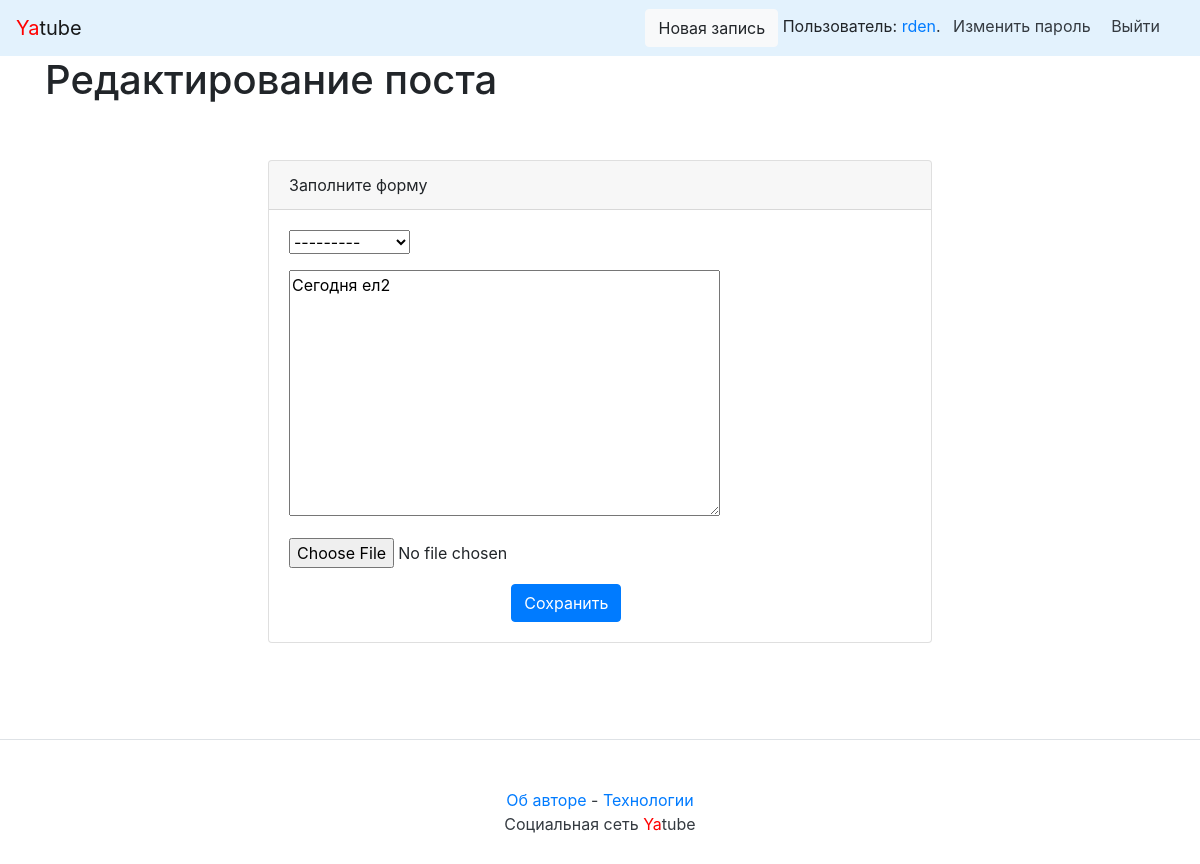
/rden/41/edit/ (signed in), run on an earlier commit of the app's database.
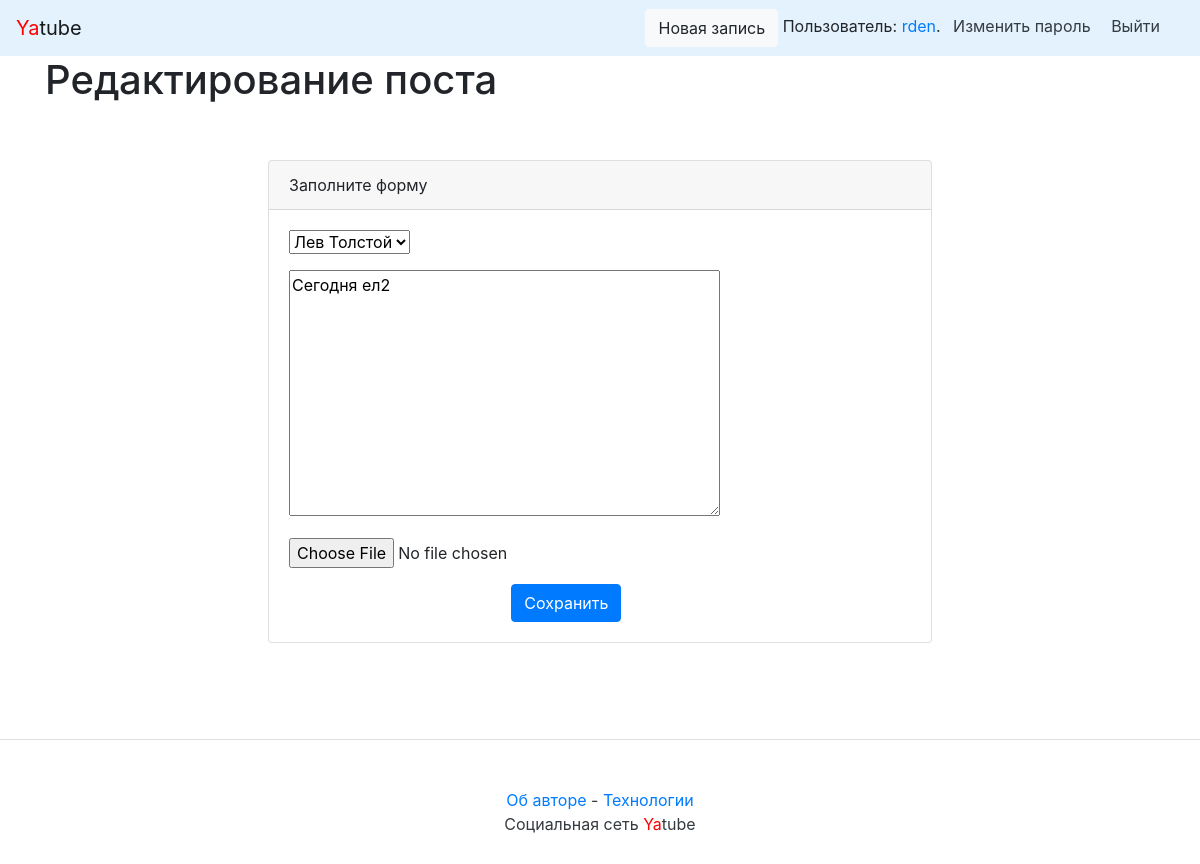
And on a later commit of the database.
### posts/models.py (models this page shows, shortened)
class Post(models.Model):
    text = models.TextField(verbose_name='Текст')
    pub_date = models.DateTimeField("date published", auto_now_add=True)
    author = models.ForeignKey(User, on_delete=models.CASCADE, related_name="posts")
    group = models.ForeignKey(Group, on_delete=models.CASCADE, blank=True, null=True, verbose_name='Группа')
    image = models.ImageField(upload_to='posts/', blank=True, null=True, verbose_name='Изображение')

### posts/views.py (the view)
# urls.py: path('<str:username>/<int:post_id>/edit/', views.post_edit, name='post_edit'),
@login_required
def post_edit(request, username, post_id):
    post = get_object_or_404(Post, pk=post_id)
    if request.user != post.author:
        return redirect("post", username=username, post_id=post_id)
    form = PostForm(request.POST or None, files=request.FILES or None, instance=post)
    if request.method == 'POST':
        if form.is_valid():
            post.save()
            return redirect("post", username=username, post_id=post_id)
    return render(request, 'new_post.html', {'form': form, 'edit': True, 'post': post})

### posts/forms.py
class PostForm(forms.ModelForm):
    class Meta:
        model = Post
        fields = ['group', 'text', 'image']

### posts/models.py (called while the page is built)
    def __str__(self):
        return self.title

### yatube/context_processors/context.py (called while the page is built)
def year(request):
    return {'year': dt.datetime.now().year}

### templates/new_post.html (shortened to what this page needs)
{% extends "base.html" %}
{% block header %}{% if edit %}Редактирование поста{% else %}Создать новый пост{% endif %}{% endblock %}
{% block content %}
<div class="row justify-content-center">
    <div class="col-md-8 p-5">
        <div class="card">
            <div class="card-header">Заполните форму</div>
            <div class="card-body">
                <form method="post" enctype="multipart/form-data">
                    {% for field in form %}
                    <div class="form-group row">
                          <div class="col-md-6">
                              {{ field }}
                          </div>
                    </div>
                    {% endfor %}
                    <div class="col-md-6 offset-md-4">
                            <button type="submit" class="btn btn-primary">
                                {% if edit %}Сохранить{% else %}Создать{% endif %}
                            </button>
                    </div>
                </form>
            </div>
        </div>
    </div>
</div>
{% endblock %}

What changed in the data, as far as the page shows it:
changed Post "Сегодня ел2": group "---------" → "Лев Толстой"
